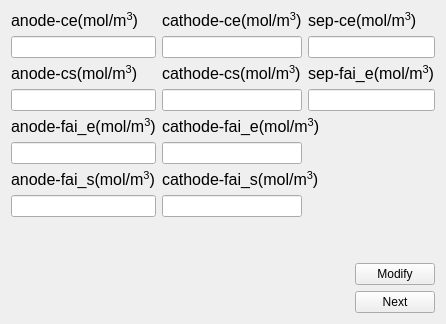
          <widget class="QWidget" name="tab_3">
           <attribute name="title">
            <string>Initial condition-&gt;</string>
           </attribute>
           <layout class="QGridLayout" name="gridLayout_13">
            <item row="1" column="2" colspan="2">
             <widget class="QLineEdit" name="sep_ce_lineEdit"/>
            </item>
            <item row="2" column="0">
             <widget class="QLabel" name="label_39">
              <property name="font">
               <font>
                <pointsize>12</pointsize>
               </font>
              </property>
              <property name="text">
               <string>&lt;html&gt;&lt;head/&gt;&lt;body&gt;&lt;p&gt;anode-cs(mol/m&lt;span style=&quot; vertical-align:super;&quot;&gt;3&lt;/span&gt;)&lt;/p&gt;&lt;/body&gt;&lt;/html&gt;</string>
              </property>
             </widget>
            </item>
            <item row="6" column="1" colspan="2">
             <widget class="QLabel" name="label_55">
              <property name="font">
               <font>
                <pointsize>12</pointsize>
               </font>
              </property>
              <property name="text">
               <string>&lt;html&gt;&lt;head/&gt;&lt;body&gt;&lt;p&gt;cathode-fai_s(mol/m&lt;span style=&quot; vertical-align:super;&quot;&gt;3&lt;/span&gt;)&lt;/p&gt;&lt;/body&gt;&lt;/html&gt;</string>
              </property>
             </widget>
            </item>
            <item row="4" column="1" colspan="2">
             <widget class="QLabel" name="label_58">
              <property name="font">
               <font>
                <pointsize>12</pointsize>
               </font>
              </property>
              <property name="text">
               <string>&lt;html&gt;&lt;head/&gt;&lt;body&gt;&lt;p&gt;cathode-fai_e(mol/m&lt;span style=&quot; vertical-align:super;&quot;&gt;3&lt;/span&gt;)&lt;/p&gt;&lt;/body&gt;&lt;/html&gt;</string>
              </property>
             </widget>
            </item>
            <item row="0" column="1">
             <widget class="QLabel" name="label_57">
              <property name="font">
               <font>
                <pointsize>12</pointsize>
               </font>
              </property>
              <property name="text">
               <string>&lt;html&gt;&lt;head/&gt;&lt;body&gt;&lt;p&gt;cathode-ce(mol/m&lt;span style=&quot; vertical-align:super;&quot;&gt;3&lt;/span&gt;)&lt;/p&gt;&lt;/body&gt;&lt;/html&gt;</string>
              </property>
             </widget>
            </item>
            <item row="2" column="2" colspan="2">
             <widget class="QLabel" name="label_43">
              <property name="font">
               <font>
                <pointsize>12</pointsize>
               </font>
              </property>
              <property name="text">
               <string>&lt;html&gt;&lt;head/&gt;&lt;body&gt;&lt;p&gt;sep-fai_e(mol/m&lt;span style=&quot; vertical-align:super;&quot;&gt;3&lt;/span&gt;)&lt;/p&gt;&lt;/body&gt;&lt;/html&gt;</string>
              </property>
             </widget>
            </item>
            <item row="7" column="1">
             <widget class="QLineEdit" name="cathode_fais_lineEdit"/>
            </item>
            <item row="5" column="0">
             <widget class="QLineEdit" name="anode_faie_lineEdit"/>
            </item>
            <item row="5" column="1">
             <widget class="QLineEdit" name="cathode_faie_lineEdit"/>
            </item>
            <item row="7" column="0">
             <widget class="QLineEdit" name="anode_fais_lineEdit"/>
            </item>
            <item row="3" column="2" colspan="2">
             <widget class="QLineEdit" name="sep_faie_lineEdit"/>
            </item>
            <item row="0" column="0">
             <widget class="QLabel" name="label_21">
              <property name="font">
               <font>
                <pointsize>12</pointsize>
               </font>
              </property>
              <property name="text">
               <string>&lt;html&gt;&lt;head/&gt;&lt;body&gt;&lt;p&gt;anode-ce(mol/m&lt;span style=&quot; vertical-align:super;&quot;&gt;3&lt;/span&gt;)&lt;/p&gt;&lt;/body&gt;&lt;/html&gt;</string>
              </property>
             </widget>
            </item>
            <item row="0" column="2" colspan="2">
             <widget class="QLabel" name="label_42">
              <property name="font">
               <font>
                <pointsize>12</pointsize>
               </font>
              </property>
              <property name="text">
               <string>&lt;html&gt;&lt;head/&gt;&lt;body&gt;&lt;p&gt;sep-ce(mol/m&lt;span style=&quot; vertical-align:super;&quot;&gt;3&lt;/span&gt;)&lt;/p&gt;&lt;/body&gt;&lt;/html&gt;</string>
              </property>
             </widget>
            </item>
            <item row="1" column="1">
             <widget class="QLineEdit" name="cathode_ce_lineEdit"/>
            </item>
            <item row="3" column="1">
             <widget class="QLineEdit" name="cathode_cs_lineEdit"/>
            </item>
            <item row="3" column="0">
             <widget class="QLineEdit" name="anode_cs_lineEdit"/>
            </item>
            <item row="4" column="0">
             <widget class="QLabel" name="label_40">
              <property name="font">
               <font>
                <pointsize>12</pointsize>
               </font>
              </property>
              <property name="text">
               <string>&lt;html&gt;&lt;head/&gt;&lt;body&gt;&lt;p&gt;anode-fai_e(mol/m&lt;span style=&quot; vertical-align:super;&quot;&gt;3&lt;/span&gt;)&lt;/p&gt;&lt;/body&gt;&lt;/html&gt;</string>
              </property>
             </widget>
            </item>
            <item row="6" column="0">
             <widget class="QLabel" name="label_41">
              <property name="font">
               <font>
                <pointsize>12</pointsize>
               </font>
              </property>
              <property name="text">
               <string>&lt;html&gt;&lt;head/&gt;&lt;body&gt;&lt;p&gt;anode-fai_s(mol/m&lt;span style=&quot; vertical-align:super;&quot;&gt;3&lt;/span&gt;)&lt;/p&gt;&lt;/body&gt;&lt;/html&gt;</string>
              </property>
             </widget>
            </item>
            <item row="2" column="1">
             <widget class="QLabel" name="label_56">
              <property name="font">
               <font>
                <pointsize>12</pointsize>
               </font>
              </property>
              <property name="text">
               <string>&lt;html&gt;&lt;head/&gt;&lt;body&gt;&lt;p&gt;cathode-cs(mol/m&lt;span style=&quot; vertical-align:super;&quot;&gt;3&lt;/span&gt;)&lt;/p&gt;&lt;/body&gt;&lt;/html&gt;</string>
              </property>
             </widget>
            </item>
            <item row="1" column="0">
             <widget class="QLineEdit" name="anode_ce_lineEdit"/>
            </item>
            <item row="9" column="0" colspan="4">
             <layout class="QGridLayout" name="gridLayout_14">
              <item row="0" column="1">
               <widget class="QPushButton" name="change_boundary_button">
                <property name="text">
                 <string>Modify</string>
                </property>
               </widget>
              </item>
              <item row="1" column="1">
               <widget class="QPushButton" name="run_boundary_button">
                <property name="text">
                 <string>Next</string>
                </property>
               </widget>
              </item>
              <item row="0" column="0">
               <spacer name="horizontalSpacer_5">
                <property name="orientation">
                 <enum>Qt::Horizontal</enum>
                </property>
                <property name="sizeHint" stdset="0">
                 <size>
                  <width>40</width>
                  <height>20</height>
                 </size>
                </property>
               </spacer>
              </item>
             </layout>
            </item>
            <item row="8" column="1">
             <spacer name="verticalSpacer_4">
              <property name="orientation">
               <enum>Qt::Vertical</enum>
              </property>
              <property name="sizeHint" stdset="0">
               <size>
                <width>20</width>
                <height>40</height>
               </size>
              </property>
             </spacer>
            </item>
           </layout>
          </widget>
